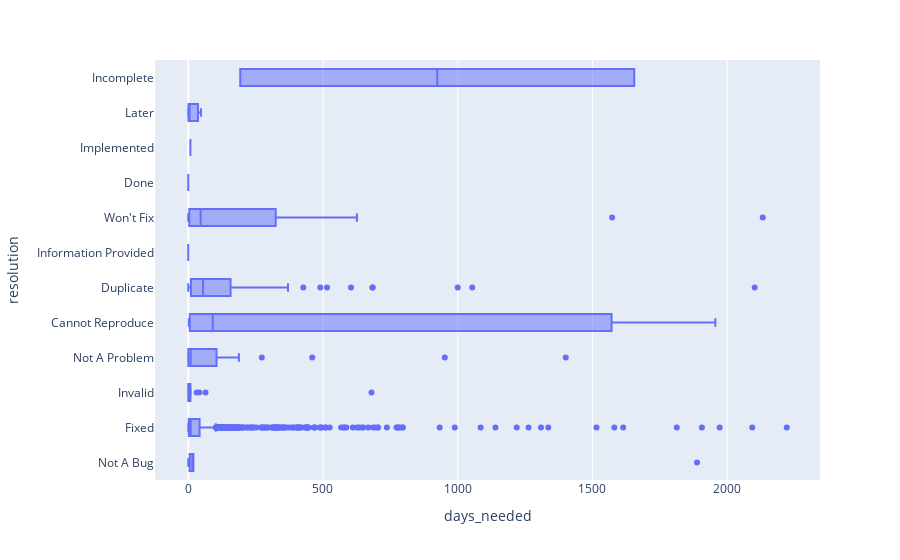

Source (notebook cell):
### Markdown cell above
### per resolution

### Code cell
test = df[['days_needed', 'resolution']]
fig = px.box(test, x='days_needed', y="resolution", orientation='h')
fig.show()

### Figure 1 — Plotly figure (JSON) as saved in the notebook; plotly's stock layout.template omitted (floating-point values rounded to 4 significant figures; data arrays with more than 128 entries replaced by an {"elided": "..."} marker saying what was removed)
{"data": [{"alignmentgroup": "True", "hovertemplate": "days_needed=%{x}<br>resolution=%{y}<extra></extra>", "legendgroup": "", "marker": {"color": "#636efa"}, "name": "", "notched": false, "offsetgroup": "", "orientation": "h", "showlegend": false, "type": "box", "x": {"elided": "1434 int values"}, "x0": " ", "xaxis": "x", "y": {"elided": "1434 str values"}, "y0": " ", "yaxis": "y"}], "layout": {"boxmode": "group", "legend": {"tracegroupgap": 0}, "margin": {"t": 60}, "xaxis": {"anchor": "y", "domain": [0, 1], "title": {"text": "days_needed"}}, "yaxis": {"anchor": "x", "domain": [0, 1], "title": {"text": "resolution"}}}}
